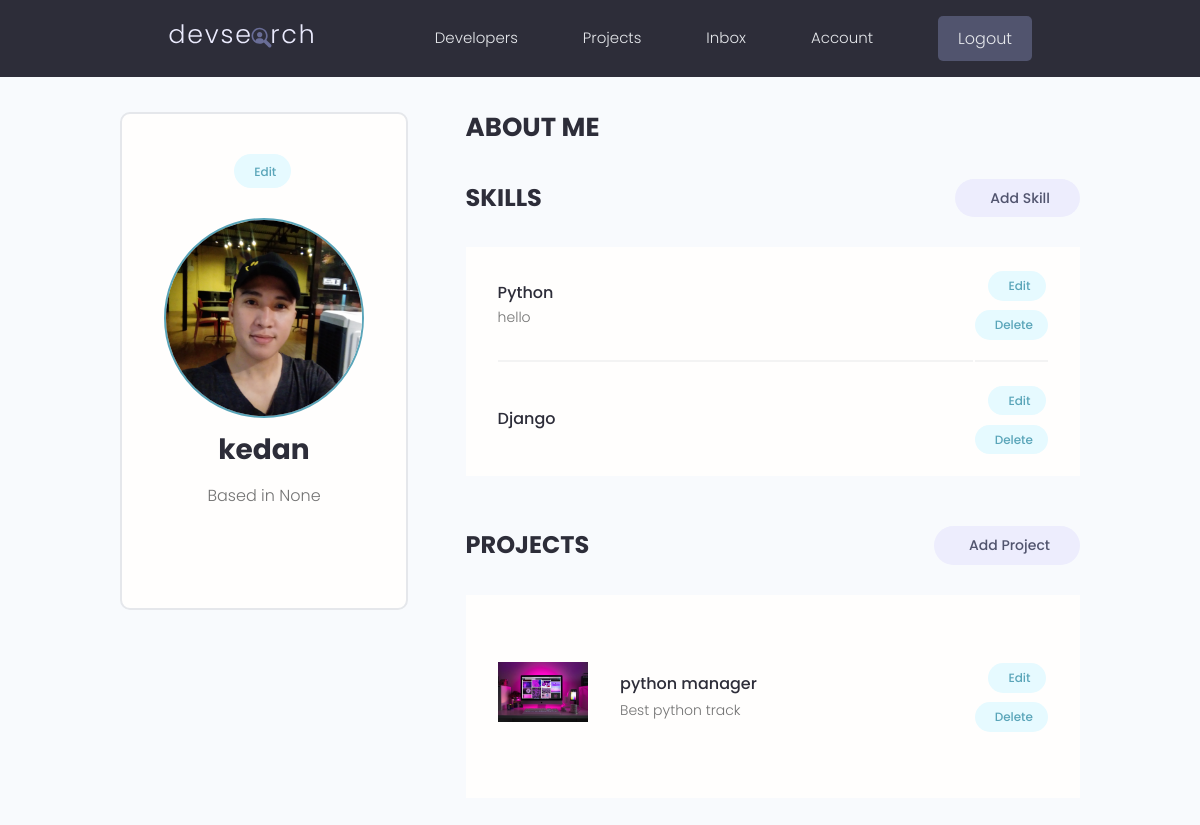
Screenshot of /account/ (signed in) with the database file from the repository.
### users/models.py (models this page shows, shortened)
class Profile(models.Model):
    user = models.OneToOneField(
        User, on_delete=models.CASCADE, null=True, blank=True)
    name = models.CharField(max_length=200, blank=True, null=True)
    email = models.EmailField(max_length=500, blank=True, null=True)
    username = models.CharField(max_length=200, blank=True, null=True)
    location = models.CharField(max_length=200, blank=True, null=True)
    short_intro = models.CharField(max_length=200, blank=True, null=True)
    bio = models.TextField(blank=True, null=True)
    profile_image = models.ImageField(
        null=True, blank=True, upload_to='profiles/', default="profiles/user-default.png")
    social_github = models.CharField(max_length=200, blank=True, null=True)
    social_twitter = models.CharField(max_length=200, blank=True, null=True)
    social_linkedin = models.CharField(max_length=200, blank=True, null=True)
    social_youtube = models.CharField(max_length=200, blank=True, null=True)
    social_website = models.CharField(max_length=200, blank=True, null=True)
    created = models.DateTimeField(auto_now_add=True)
    id = models.UUIDField(default=uuid.uuid4, unique=True,
                          primary_key=True, editable=False)
    class Meta:
        ordering = ['created']
    @property
    def imageURL(self):
        try:
            url = self.profile_image.url
        except:
            url = ''
        return url

class Skill(models.Model):
    owner = models.ForeignKey(
        Profile, on_delete=models.CASCADE, null=True, blank=True)
    name = models.CharField(max_length=200, blank=True, null=True)
    description = models.TextField(null=True, blank=True)
    created = models.DateTimeField(auto_now_add=True)
    id = models.UUIDField(default=uuid.uuid4, unique=True,
                          primary_key=True, editable=False)

### projects/models.py (models this page shows, shortened)
class Project(models.Model):
    owner = models.ForeignKey(
        Profile, null=True, blank=True, on_delete=models.CASCADE)
    title = models.CharField(max_length=200)
    description = models.TextField(null=True, blank=True)
    featured_image = models.ImageField(
        null=True, blank=True, default="default.jpg")
    demo_link = models.CharField(max_length=2000, null=True, blank=True)
    source_link = models.CharField(max_length=2000, null=True, blank=True)
    tags = models.ManyToManyField('Tag', blank=True)
    vote_total = models.IntegerField(default=0, null=True, blank=True)
    vote_ratio = models.IntegerField(default=0, null=True, blank=True)
    created = models.DateTimeField(auto_now_add=True)
    id = models.UUIDField(default=uuid.uuid4, unique=True,
                          primary_key=True, editable=False)
    class Meta:
        ordering = ['-vote_ratio', '-vote_total', 'title']
    @property
    def imageURL(self):
        try:
            url = self.featured_image.url
        except:
            url = ''
        return url

### users/views.py (the view)
# urls.py: path('account/', views.userAccount, name="account"),
@login_required(login_url='login')
def userAccount(request):
    profile = request.user.profile
    skills = profile.skill_set.all()
    projects = profile.project_set.all()
    context = {'profile': profile, 'skills': skills, 'projects': projects}
    return render(request, 'users/account.html', context)

### users/templates/users/account.html (shortened to what this page needs)
{% extends 'main.html' %}
{% block content %}
<main class="settingsPage profile my-md">
  <div class="container">
    <div class="layout">
      <div class="column column--1of3">
        <div class="card text-center">
          <div class="card__body dev">
            <a class="tag tag--pill tag--main settings__btn" href="{% url 'edit-account' %}">
              Edit</a>
            <img class="avatar avatar--xl dev__avatar" src="{{profile.imageURL}}" />
            <h2 class="dev__name">{{profile.name}}</h2>
            <p class="dev__location">Based in {{profile.location}}</p>
          </div>
        </div>
      </div>
      <div class="column column--2of3">
        <div class="devInfo">
          <h3 class="devInfo__title">About Me</h3>
        </div>
        <div class="settings">
          <h3 class="settings__title">Skills</h3>
          <a class="tag tag--pill tag--sub settings__btn tag--lg" href="{% url 'create-skill' %}"> Add Skill</a>
        </div>
        <table class="settings__table">
          {% for skill in skills %}
          <tr>
            <td class="settings__tableInfo">
              <h4>{{skill.name}}</h4>
              <p>
                {{skill.description}}
              </p>
            </td>
            <td class="settings__tableActions">
              <a class="tag tag--pill tag--main settings__btn" href="{% url 'update-skill' skill.id %}"> Edit</a>
              <a class="tag tag--pill tag--main settings__btn" href="{% url 'delete-skill' skill.id %}?next=/account">
                Delete</a>
            </td>
          </tr>
          {% endfor %}
        </table>
        <div class="settings">
          <h3 class="settings__title">Projects</h3>
          <a class="tag tag--pill tag--sub settings__btn tag--lg" href="{% url 'create-project' %}"> Add Project</a>
        </div>
        <table class="settings__table">
          {% for project in projects %}
          <tr>
            <td class="settings__thumbnail">
              <a href="{% url 'project' project.id %}"><img src="{{project.imageURL}}" alt="Project Thumbnail" /></a>
            </td>
            <td class="settings__tableInfo">
              <a href="{% url 'project' project.id %}">{{project.title}}</a>
              <p>{{project.description|slice:"150"}}</p>
            </td>
            <td class="settings__tableActions">
              <a class="tag tag--pill tag--main settings__btn" href="{% url 'update-project' project.id %}"> Edit</a>
              <a class="tag tag--pill tag--main settings__btn"
                href="{% url 'delete-project'  project.id %}?next=/account">
                Delete</a>
            </td>
          </tr>
          {% endfor %}
        </table>
      </div>
    </div>
  </div>
</main>
{% endblock %}

### static/styles/app.css (style rules this page uses)
:root { --color-sub: #2d2d39; }
.card { border: 2px solid var(--color-light); }
img { width: 100%; }
.profile .card > .dev { padding: 4rem; }
.dev__avatar { display: block; margin: auto; }
.dev__name { color: var(--color-sub); font-size: 2.8rem; font-weight: 700; margin-top: 1rem; margin-bottom: 0.5rem; }
.dev__location { margin-top: 1rem; }
.devInfo { margin-bottom: 3rem; }
.devInfo__title, .devInfo__subtitle { font-size: 2.6rem; color: var(--color-sub); text-transform: uppercase; font-weight: 700; margin-bottom: 1.5rem; }
.settingsPage .dev > .settings__btn { display: inline-block; margin-bottom: 3rem; }
.settings { display: flex; justify-content: space-between; align-items: center; }
.settings__title { font-size: 2.4rem; text-transform: uppercase; font-weight: 700; color: var(--color-sub); }
.settings__table { margin-top: 3rem; margin-bottom: 5rem; padding: 0 3rem; background: var(--color-white); }
.settings__table tr { width: 100%; }
.settings__table tr > td { padding: 2rem 0; }
.settings__table tr:not(:last-child) td { border-bottom: 2px solid var(--color-white-light); }
.settings__thumbnail { width: 23%; min-width: 10rem; }
.settings__thumbnail img { padding-right: 3rem; height: 15rem; object-fit: contain; }
.settings__tableInfo { width: 100%; }
.settings__tableInfo h4, .settings__tableInfo a { padding-right: 1rem; width: auto; font-size: 1.6rem; font-weight: 500; color: var(--color-sub); }
.settings__tableInfo p { font-size: 1.4rem; }
.settings__tableActions { text-align: right; }

### static/uikit/styles/modules/_variables.css (style rules this page uses)
:root { --color-main: #5aa5b9; --color-main-light: #e6faff; --color-sub: #3f4156; --color-sub-light: #51546e; --color-sub-lighter: #ededfd; --color-text: #737373; --color-gray: #8b8b8b; --color-light: #e5e7eb; --color-light-gray: #767676; --color-bg: #f8fafd; --color-white: #fffefd; --color-white-light: #f3f3f3; --color-success: #359e64; --color-success-bg: #def8e8; --color-error: #fc4b0b; --color-error-bg: #fff2ee; --font-base: 'Poppins', arial, helvetica, 'Segoe UI', roboto, ubuntu, sans-serif; --font-monospace: 'Fira Code', 'Courier New', courier, monospace; --font-regular: 300; --font-medium: 500; --font-bold: 700; --generic-shadow: 1px 1px 5px #00000010; --generic-transition: all 0.3s ease-in-out; }

### static/uikit/styles/modules/_base.css (style rules this page uses)
* { margin: 0; padding: 0; box-sizing: border-box; text-rendering: optimizeLegibility; color: inherit; font-size: inherit; }
html { font-size: 50%; }
@media only screen and (min-width: 480px) { html { font-size: 56.25%; } }
@media only screen and (min-width: 1200px) { html { font-size: 62.5%; } }
body { line-height: 1.6; font-weight: 400; font-size: 1.5rem; color: var(--color-text); background-color: var(--color-bg); min-height: 100vh; }

### static/uikit/styles/modules/_typography.css (style rules this page uses)
* { font-family: var(--font-base); }
h2 { font-size: 3.6rem; font-weight: var(--font-bold); }
h3 { font-size: 3.2rem; font-weight: var(--font-medium); }
h4 { font-size: 2.8rem; font-weight: var(--font-medium); }
p, span, strong { font-size: 1.6rem; color: var(--color-text); font-weight: var(--font-regular); }
a { padding-bottom: 2px; text-decoration: none; display: inline-block; color: var(--color-main); font-weight: var(--font-medium); }

### static/uikit/styles/modules/_utilities.css (style rules this page uses)
.container { width: 92%; max-width: 165rem; margin: 0 auto; box-sizing: border-box; }
@media screen and (min-width: 1000px) { .container { width: 90%; } }
@media screen and (min-width: 1200px) { .container { width: 80%; } }
.text-center { text-align: center; }
.my-md { margin: 3rem auto; }

### static/uikit/styles/modules/_avatar.css (style rules this page uses)
.avatar { border-radius: 50%; border: 2px solid var(--color-main); object-fit: cover; }
.avatar--xl { height: 20rem; width: 20rem; }

### static/uikit/styles/modules/_card.css (style rules this page uses)
.card { border-radius: 1rem; background-color: var(--color-white); border: 1.5px solid var(--color-light); width: auto; height: auto; margin-top: 0.5rem; margin-bottom: 0.5rem; overflow: hidden; }
.card__body, .card__header { padding: 2rem 2.5rem; }

### static/uikit/styles/modules/_tag.css (style rules this page uses)
.tag { display: inline-flex; align-items: center; background-color: var(--color-sub); height: -webkit-fit-content; height: -moz-fit-content; height: fit-content; width: -webkit-fit-content; width: -moz-fit-content; width: fit-content; border-radius: 0.5rem; padding: 0.5rem 1.5rem; font-size: 1.2rem; cursor: pointer; }
.tag:not(:last-child) { margin-right: 0.25rem; margin-bottom: 0.75rem; }
.tag--pill { border-radius: 5rem; }
.tag--main, .tag--main > small { background: var(--color-main-light); color: var(--color-main); font-weight: 500; }
.tag--sub, .tag--sub > small { background: var(--color-sub-lighter); color: var(--color-sub-light); font-weight: 500; }
.tag--lg { padding: 0.8rem 3rem; font-size: 1.4rem; }

### rows the page displays
Profile: imageURL (picture), name "kedan", location "None"
Skill: name "Python", description "hello"
Skill: name "Django"
Project: imageURL (picture), title "python manager", description "Best python track"
